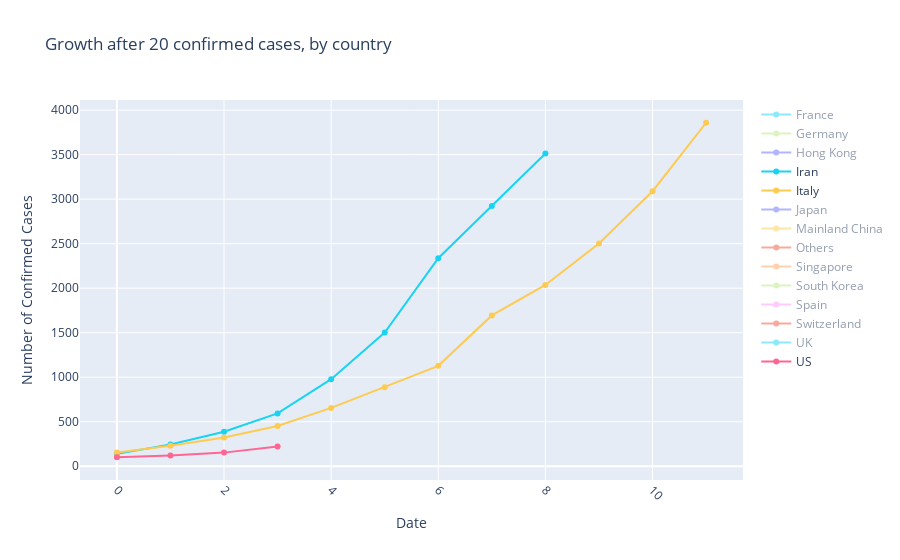

Here is the notebook cell this chart was saved with:
### Code cell
# this figure will instead line up the day they pass 50 confirmed cases, so we can compare their growth rates 

# only show US, Italy, and Iran to start, because I want to compare those, and have other traces hidden 
show = ["US", "Italy", "Iran"]

fig = go.Figure()
for country in outbreak_countries.columns:
    y = outbreak_countries[outbreak_countries[country]>20][country]
    t = np.arange(len(y))
    if country in show:
        fig.add_trace(go.Scatter(x=t,y=y, mode='lines+markers',name=country))
    else:
        fig.add_trace(go.Scatter(x=t,y=y, mode='lines+markers',name=country, visible="legendonly"))
fig.update_layout(title="Growth after 20 confirmed cases, by country", xaxis_title='Date',yaxis_title='Number of Confirmed Cases',xaxis=dict(tickangle=45))
fig.show()

### Figure 1 — Plotly figure (JSON) as saved in the notebook; plotly's stock layout.template omitted (floating-point values rounded to 4 significant figures)
{"data": [{"mode": "lines+markers", "name": "Afghanistan", "type": "scatter", "visible": "legendonly", "x": [], "y": []}, {"mode": "lines+markers", "name": "Algeria", "type": "scatter", "visible": "legendonly", "x": [], "y": []}, {"mode": "lines+markers", "name": "Andorra", "type": "scatter", "visible": "legendonly", "x": [], "y": []}, {"mode": "lines+markers", "name": "Argentina", "type": "scatter", "visible": "legendonly", "x": [], "y": []}, {"mode": "lines+markers", "name": "Armenia", "type": "scatter", "visible": "legendonly", "x": [], "y": []}, {"mode": "lines+markers", "name": "Australia", "type": "scatter", "visible": "legendonly", "x": [], "y": []}, {"mode": "lines+markers", "name": "Austria", "type": "scatter", "visible": "legendonly", "x": [], "y": []}, {"mode": "lines+markers", "name": "Azerbaijan", "type": "scatter", "visible": "legendonly", "x": [], "y": []}, {"mode": "lines+markers", "name": "Bahrain", "type": "scatter", "visible": "legendonly", "x": [], "y": []}, {"mode": "lines+markers", "name": "Belarus", "type": "scatter", "visible": "legendonly", "x": [], "y": []}, {"mode": "lines+markers", "name": "Belgium", "type": "scatter", "visible": "legendonly", "x": [], "y": []}, {"mode": "lines+markers", "name": "Bosnia and Herzegovina", "type": "scatter", "visible": "legendonly", "x": [], "y": []}, {"mode": "lines+markers", "name": "Brazil", "type": "scatter", "visible": "legendonly", "x": [], "y": []}, {"mode": "lines+markers", "name": "Cambodia", "type": "scatter", "visible": "legendonly", "x": [], "y": []}, {"mode": "lines+markers", "name": "Canada", "type": "scatter", "visible": "legendonly", "x": [], "y": []}, {"mode": "lines+markers", "name": "Chile", "type": "scatter", "visible": "legendonly", "x": [], "y": []}, {"mode": "lines+markers", "name": "Croatia", "type": "scatter", "visible": "legendonly", "x": [], "y": []}, {"mode": "lines+markers", "name": "Czech Republic", "type": "scatter", "visible": "legendonly", "x": [], "y": []}, {"mode": "lines+markers", "name": "Denmark", "type": "scatter", "visible": "legendonly", "x": [], "y": []}, {"mode": "lines+markers", "name": "Dominican Republic", "type": "scatter", "visible": "legendonly", "x": [], "y": []}, {"mode": "lines+markers", "name": "Ecuador", "type": "scatter", "visible": "legendonly", "x": [], "y": []}, {"mode": "lines+markers", "name": "Egypt", "type": "scatter", "visible": "legendonly", "x": [], "y": []}, {"mode": "lines+markers", "name": "Estonia", "type": "scatter", "visible": "legendonly", "x": [], "y": []}, {"mode": "lines+markers", "name": "Faroe Islands", "type": "scatter", "visible": "legendonly", "x": [], "y": []}, {"mode": "lines+markers", "name": "Finland", "type": "scatter", "visible": "legendonly", "x": [], "y": []}, {"mode": "lines+markers", "name": "France", "type": "scatter", "visible": "legendonly", "x": [0, 1, 2, 3, 4], "y": [130, 191, 204, 285, 377]}, {"mode": "lines+markers", "name": "Georgia", "type": "scatter", "visible": "legendonly", "x": [], "y": []}, {"mode": "lines+markers", "name": "Germany", "type": "scatter", "visible": "legendonly", "x": [0, 1, 2, 3, 4], "y": [130, 159, 196, 262, 482]}, {"mode": "lines+markers", "name": "Gibraltar", "type": "scatter", "visible": "legendonly", "x": [], "y": []}, {"mode": "lines+markers", "name": "Greece", "type": "scatter", "visible": "legendonly", "x": [], "y": []}, {"mode": "lines+markers", "name": "Hong Kong", "type": "scatter", "visible": "legendonly", "x": [0, 1], "y": [105, 105]}, {"mode": "lines+markers", "name": "Hungary", "type": "scatter", "visible": "legendonly", "x": [], "y": []}, {"mode": "lines+markers", "name": "Iceland", "type": "scatter", "visible": "legendonly", "x": [], "y": []}, {"mode": "lines+markers", "name": "India", "type": "scatter", "visible": "legendonly", "x": [], "y": []}, {"mode": "lines+markers", "name": "Indonesia", "type": "scatter", "visible": "legendonly", "x": [], "y": []}, {"mode": "lines+markers", "name": "Iran", "type": "scatter", "x": [0, 1, 2, 3, 4, 5, 6, 7, 8], "y": [139, 245, 388, 593, 978, 1501, 2336, 2922, 3513]}, {"mode": "lines+markers", "name": "Iraq", "type": "scatter", "visible": "legendonly", "x": [], "y": []}, {"mode": "lines+markers", "name": "Ireland", "type": "scatter", "visible": "legendonly", "x": [], "y": []}, {"mode": "lines+markers", "name": "Israel", "type": "scatter", "visible": "legendonly", "x": [], "y": []}, {"mode": "lines+markers", "name": "Italy", "type": "scatter", "x": [0, 1, 2, 3, 4, 5, 6, 7, 8, 9, 10, 11], "y": [155, 229, 322, 453, 655, 888, 1128, 1694, 2036, 2502, 3089, 3858]}, {"mode": "lines+markers", "name": "Japan", "type": "scatter", "visible": "legendonly", "x": [0, 1, 2, 3, 4, 5, 6, 7, 8, 9, 10, 11, 12, 13], "y": [105, 122, 147, 159, 170, 189, 214, 228, 241, 256, 274, 293, 331, 360]}, {"mode": "lines+markers", "name": "Jordan", "type": "scatter", "visible": "legendonly", "x": [], "y": []}, {"mode": "lines+markers", "name": "Kuwait", "type": "scatter", "visible": "legendonly", "x": [], "y": []}, {"mode": "lines+markers", "name": "Latvia", "type": "scatter", "visible": "legendonly", "x": [], "y": []}, {"mode": "lines+markers", "name": "Lebanon", "type": "scatter", "visible": "legendonly", "x": [], "y": []}, {"mode": "lines+markers", "name": "Liechtenstein", "type": "scatter", "visible": "legendonly", "x": [], "y": []}, {"mode": "lines+markers", "name": "Lithuania", "type": "scatter", "visible": "legendonly", "x": [], "y": []}, {"mode": "lines+markers", "name": "Luxembourg", "type": "scatter", "visible": "legendonly", "x": [], "y": []}, {"mode": "lines+markers", "name": "Macau", "type": "scatter", "visible": "legendonly", "x": [], "y": []}, {"mode": "lines+markers", "name": "Mainland China", "type": "scatter", "visible": "legendonly", "x": [0, 1, 2, 3, 4, 5, 6, 7, 8, 9, 10, 11, 12, 13, 14, 15, 16, 17, 18, 19, 20, 21, 22, 23, 24, 25, 26, 27, 28, 29, 30, 31, 32, 33, 34, 35, 36, 37, 38, 39, 40, 41, 42, 43], "y": [547, 639, 916, 1399, 2062, 2863, 5494, 6070, 8124, 9783, 11871, 16607, 19693, 23680, 27409, 30553, 34075, 36778, 39790, 42306, 44327, 44699, 59832, 66292, 68347, 70446, 72364, 74139, 74546, 74999, 75472, 76922, 76938, 77152, 77660, 78065, 78498, 78824, 79251, 79826, 80026, 80151, 80271, 80422]}, {"mode": "lines+markers", "name": "Malaysia", "type": "scatter", "visible": "legendonly", "x": [], "y": []}, {"mode": "lines+markers", "name": "Mexico", "type": "scatter", "visible": "legendonly", "x": [], "y": []}, {"mode": "lines+markers", "name": "Monaco", "type": "scatter", "visible": "legendonly", "x": [], "y": []}, {"mode": "lines+markers", "name": "Morocco", "type": "scatter", "visible": "legendonly", "x": [], "y": []}, {"mode": "lines+markers", "name": "Nepal", "type": "scatter", "visible": "legendonly", "x": [], "y": []}, {"mode": "lines+markers", "name": "Netherlands", "type": "scatter", "visible": "legendonly", "x": [], "y": []}, {"mode": "lines+markers", "name": "New Zealand", "type": "scatter", "visible": "legendonly", "x": [], "y": []}, {"mode": "lines+markers", "name": "Nigeria", "type": "scatter", "visible": "legendonly", "x": [], "y": []}, {"mode": "lines+markers", "name": "North Macedonia", "type": "scatter", "visible": "legendonly", "x": [], "y": []}, {"mode": "lines+markers", "name": "Norway", "type": "scatter", "visible": "legendonly", "x": [], "y": []}, {"mode": "lines+markers", "name": "Oman", "type": "scatter", "visible": "legendonly", "x": [], "y": []}, {"mode": "lines+markers", "name": "Others", "type": "scatter", "visible": "legendonly", "x": [0, 1, 2, 3, 4, 5, 6, 7, 8, 9, 10, 11, 12, 13, 14, 15, 16, 17, 18, 19, 20, 21, 22, 23, 24], "y": [135, 135, 175, 175, 218, 285, 355, 454, 542, 621, 634, 634, 634, 691, 691, 691, 705, 705, 705, 705, 705, 705, 706, 706, 706]}, {"mode": "lines+markers", "name": "Pakistan", "type": "scatter", "visible": "legendonly", "x": [], "y": []}, {"mode": "lines+markers", "name": "Palestine", "type": "scatter", "visible": "legendonly", "x": [], "y": []}, {"mode": "lines+markers", "name": "Philippines", "type": "scatter", "visible": "legendonly", "x": [], "y": []}, {"mode": "lines+markers", "name": "Poland", "type": "scatter", "visible": "legendonly", "x": [], "y": []}, {"mode": "lines+markers", "name": "Portugal", "type": "scatter", "visible": "legendonly", "x": [], "y": []}, {"mode": "lines+markers", "name": "Qatar", "type": "scatter", "visible": "legendonly", "x": [], "y": []}, {"mode": "lines+markers", "name": "Romania", "type": "scatter", "visible": "legendonly", "x": [], "y": []}, {"mode": "lines+markers", "name": "Russia", "type": "scatter", "visible": "legendonly", "x": [], "y": []}, {"mode": "lines+markers", "name": "Saint Barthelemy", "type": "scatter", "visible": "legendonly", "x": [], "y": []}, {"mode": "lines+markers", "name": "San Marino", "type": "scatter", "visible": "legendonly", "x": [], "y": []}, {"mode": "lines+markers", "name": "Saudi Arabia", "type": "scatter", "visible": "legendonly", "x": [], "y": []}, {"mode": "lines+markers", "name": "Senegal", "type": "scatter", "visible": "legendonly", "x": [], "y": []}, {"mode": "lines+markers", "name": "Singapore", "type": "scatter", "visible": "legendonly", "x": [0, 1, 2, 3, 4, 5], "y": [102, 106, 108, 110, 110, 117]}, {"mode": "lines+markers", "name": "Slovenia", "type": "scatter", "visible": "legendonly", "x": [], "y": []}, {"mode": "lines+markers", "name": "South Africa", "type": "scatter", "visible": "legendonly", "x": [], "y": []}, {"mode": "lines+markers", "name": "South Korea", "type": "scatter", "visible": "legendonly", "x": [0, 1, 2, 3, 4, 5, 6, 7, 8, 9, 10, 11, 12, 13, 14], "y": [104, 204, 433, 602, 833, 977, 1261, 1766, 2337, 3150, 3736, 4335, 5186, 5621, 6088]}, {"mode": "lines+markers", "name": "Spain", "type": "scatter", "visible": "legendonly", "x": [0, 1, 2, 3], "y": [120, 165, 222, 259]}, {"mode": "lines+markers", "name": "Sri Lanka", "type": "scatter", "visible": "legendonly", "x": [], "y": []}, {"mode": "lines+markers", "name": "Sweden", "type": "scatter", "visible": "legendonly", "x": [], "y": []}, {"mode": "lines+markers", "name": "Switzerland", "type": "scatter", "visible": "legendonly", "x": [0], "y": [114]}, {"mode": "lines+markers", "name": "Taiwan", "type": "scatter", "visible": "legendonly", "x": [], "y": []}, {"mode": "lines+markers", "name": "Thailand", "type": "scatter", "visible": "legendonly", "x": [], "y": []}, {"mode": "lines+markers", "name": "Tunisia", "type": "scatter", "visible": "legendonly", "x": [], "y": []}, {"mode": "lines+markers", "name": "UK", "type": "scatter", "visible": "legendonly", "x": [0], "y": [115]}, {"mode": "lines+markers", "name": "US", "type": "scatter", "x": [0, 1, 2, 3], "y": [101, 122, 153, 221]}, {"mode": "lines+markers", "name": "Ukraine", "type": "scatter", "visible": "legendonly", "x": [], "y": []}, {"mode": "lines+markers", "name": "United Arab Emirates", "type": "scatter", "visible": "legendonly", "x": [], "y": []}, {"mode": "lines+markers", "name": "Vietnam", "type": "scatter", "visible": "legendonly", "x": [], "y": []}], "layout": {"title": {"text": "Growth after 20 confirmed cases, by country"}, "xaxis": {"tickangle": 45, "title": {"text": "Date"}}, "yaxis": {"title": {"text": "Number of Confirmed Cases"}}}}
